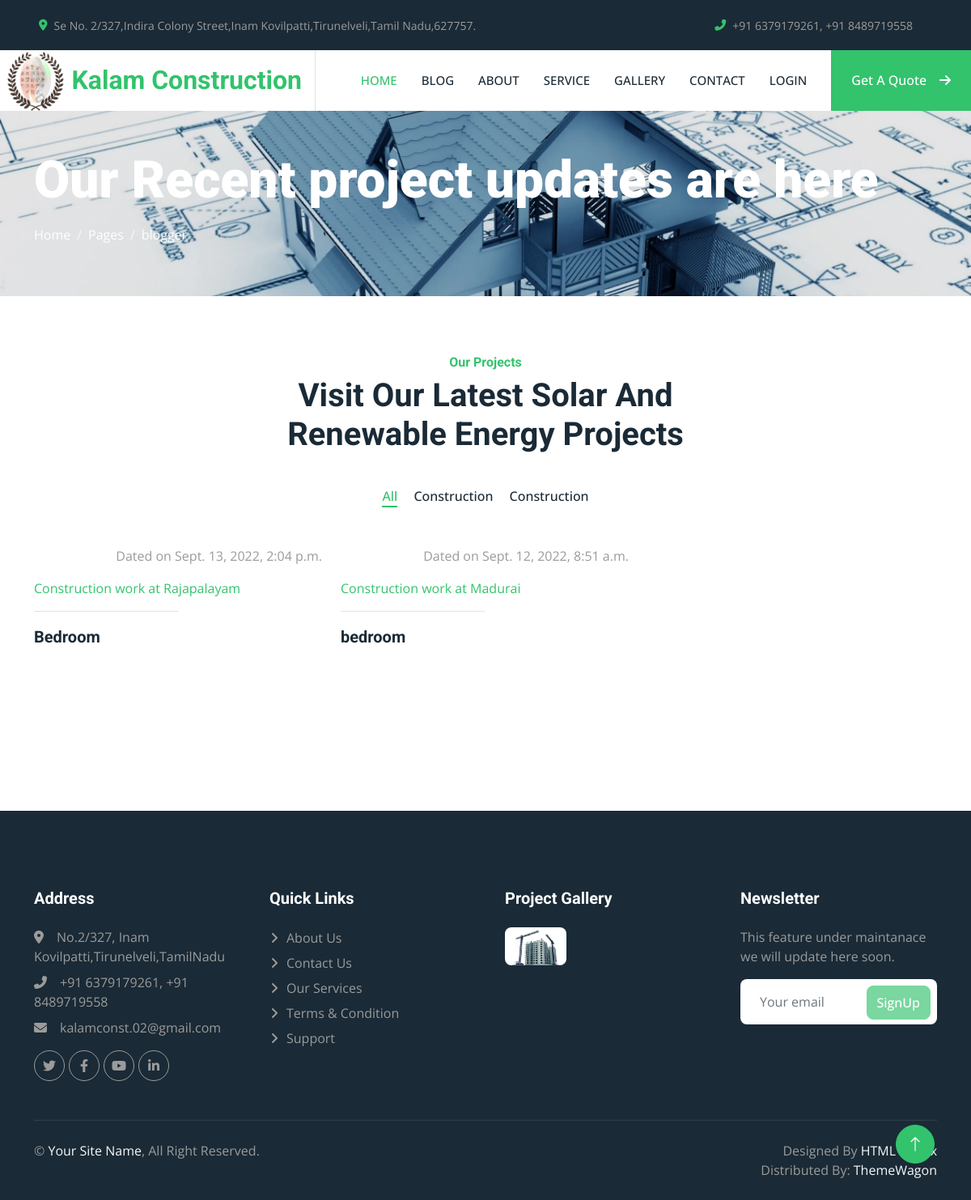
The app's page /blog, older data.
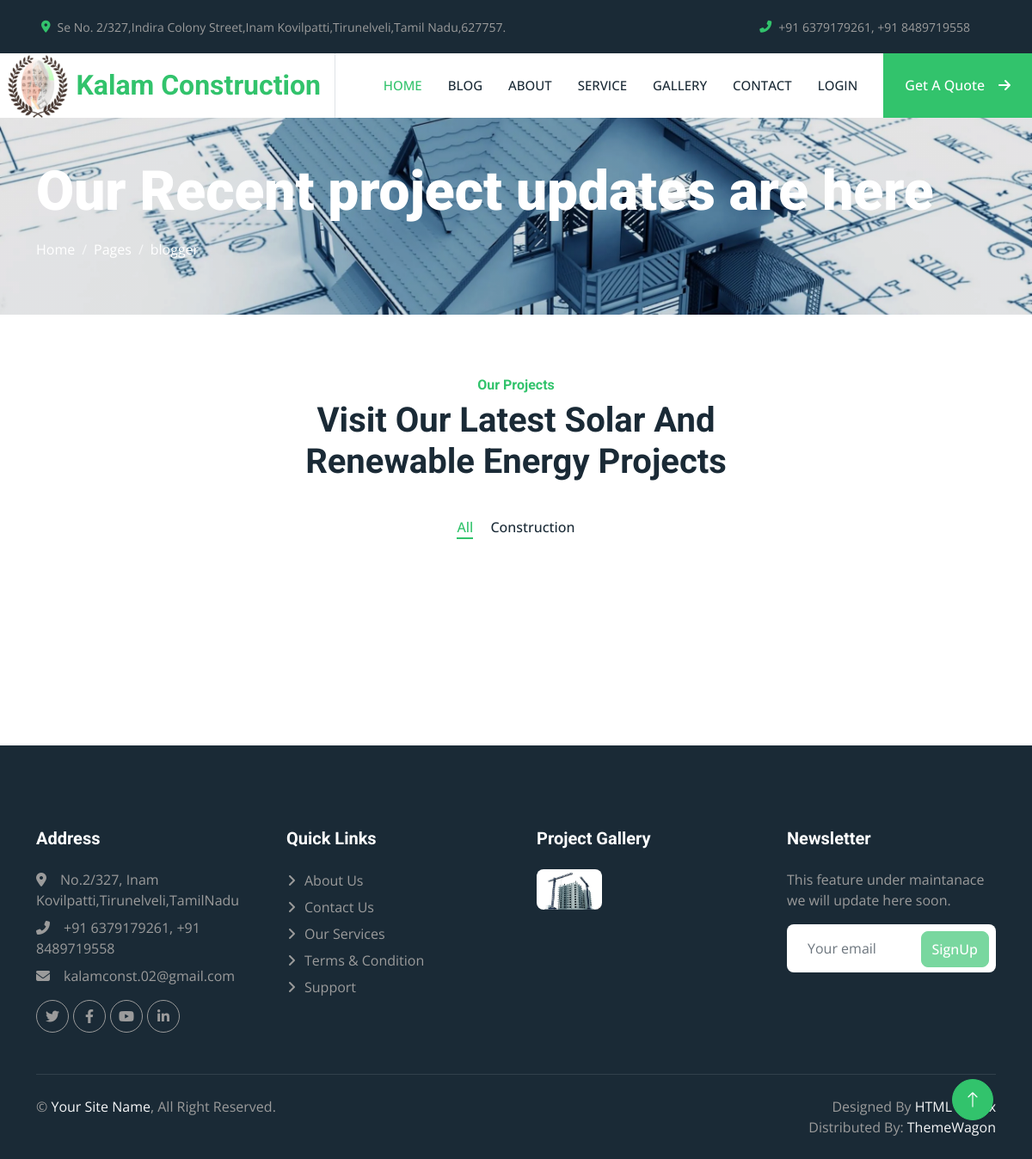
The same page, newer data.
### app/models.py (models this page shows, shortened)
class ProjectCategory(models.Model):
    pname=models.CharField('Project Name', max_length=50,null=False,blank=False)
    ppic=models.ImageField(upload_to=getFileName,null=True,blank=True)
    pdescription=models.TextField(max_length=500)
    icon=models.CharField('Icon', max_length=50,null=True,blank=False)
    add_home=models.BooleanField(null=True,blank=False)
    class Meta:
        verbose_name = _("Project Category")
        verbose_name_plural = _("Project Categories")

class Blog(models.Model):
    title=models.CharField(max_length=100)
    category=models.ForeignKey(ProjectLocations, on_delete=models.CASCADE)
    site_pic=models.ImageField(upload_to=getFileName,null=True,blank=False)
    updates= models.TextField(max_length=500,null=True,blank=False)
    posted_by=models.ForeignKey(User, on_delete=models.CASCADE,related_name='posted_by_user',null=True,blank=True) #for same type of foreign key we should use 'related_name'
    updated_by=models.ForeignKey(User, on_delete=models.CASCADE,related_name='updated_by_user',null=True,blank=True) #for same type of foreign key we should use 'related_name'
    created_at=models.DateTimeField(auto_now_add=True)
    updated_at=models.DateTimeField(auto_now_add=True)

class ProjectLocations(models.Model):
    location=models.CharField(max_length=50,null=True,blank=False)
    project=models.ForeignKey(ProjectCategory, on_delete=models.CASCADE)
    site_pic=models.ImageField(upload_to=getFileName,null=True,blank=False)
    engineer=models.ForeignKey(Employee, on_delete=models.CASCADE)
    is_completed=models.BooleanField(null=True,blank=False)
    def __str__(self):
        return self.project.pname + ' work at '+ self.location

### app/views.py (the view)
# urls.py: path("blog", views.blog, name="blog"),
def blog(request):
    myform=BlogPostForm()
    if request.method=='GET':
        post=Blog.objects.all().order_by('-id')
        projects=ProjectCategory.objects.all()
        context={
            'data':post,
            'data2':myform,
            'data3':projects
        }
        return render(request, "blog.html",context)

### templates/blog.html (shortened to what this page needs)
{% extends 'base/pageheader.html' %}
{% load static %}
{% block page_header %} Our Recent project updates are here{% endblock page_header %}
{% block page_header_name %} blogger{% endblock page_header_name %}
{% block content2 %}
<div class="container-xxl py-5">
  <div class="container">
    {% if user.is_authenticated %}
    <div class="row justify-content-center align-items-center g-2 border border-warning">
        <h3 class="h3 text-center text-danger">**important**</h3><hr>
        <div class="col-4">
            <img class="img-thumbnail" src="{% static 'asserts/img/4x3image.jpg' %}" alt="3:4">
        </div><br/>
        <div class="col-8 ">
            <h4 class="h5 text-warning"> &nbsp;* While uploading <b>Project pictures</b> please make sure your picture should be is <b>4:3</b> in landscape.
                <br>&nbsp;* If not please crop it for better viewing Experience...</h5><br>
            <h3 class="text-center text-warning"> Thank you !! </h3>
        </div>
    </div><br/>
    <br/>
        {% include 'blogpost.html' %}
    {% else %}
        <div class="text-center mx-auto mb-5 wow fadeInUp" data-wow-delay="0.1s" style="max-width: 600px;">
            <h6 class="text-primary">Our Projects</h6>
            <h1 class="mb-4">Visit Our Latest Solar And Renewable Energy Projects</h1>
        </div>
    {% endif %}
      <div class="row mt-n2 wow fadeInUp" data-wow-delay="0.3s">
          <div class="col-12 text-center">
              <ul class="list-inline mb-5" id="portfolio-flters">
                  <li class="mx-2 active" data-filter="*">All</li>
                  {% for i in data3  %}
                        <li class="mx-2" data-filter=".first{{ i.id }}">{{ i.pname }}</li>
                  {% endfor %}
              </ul>
          </div>
      </div>
      <div class="row portfolio-container" data-wow-delay="0.5s">
        {% for i in data %}
          <div class="col-lg-4 col-md-6 wow fadeInUp portfolio-item first{{ i.category.project.id }}" data-wow-delay="0.{{ forloop.counter }}s">
              <div class="portfolio-img rounded overflow-hidden"><span class="float-end">Dated on {{ i.created_at }}</span>
              </div>
              <div class="pt-3">
                  <p class="text-primary mb-0">  {{ i.category }} </p>
                  <hr class="text-primary w-50">
                  <h5 class="lh-base">{{ i.title }}</h5>
              </div>
          </div>
          {% endfor %}
      </div>
  </div>
</div><br>
<br>
<br>
<br>
{% endblock content2%}

### templates/base/pageheader.html (shortened to what this page needs)
{% extends 'base/main.html' %}
{% block content %}
<div class="container-fluid page-header py-4 mb-4">
    <div class="container py-4">
        <h1 class="display-3 text-white mb-3 animated slideInDown">{% block page_header %}{% endblock page_header %}</h1>
        <nav aria-label="breadcrumb animated slideInDown">
            <ol class="breadcrumb">
                <li class="breadcrumb-item"><a class="text-white" href="#">Home</a></li>
                <li class="breadcrumb-item"><a class="text-white" href="#">Pages</a></li>
                <li class="breadcrumb-item text-white active" aria-current="page">{% block page_header_name %}{% endblock page_header_name %}</li>
            </ol>
        </nav>
    </div>
    </div>
        {% block content2 %}
        {% endblock content2 %}
{% endblock content %}

### templates/base/main.html (shortened to what this page needs)
{% load static %}
<!DOCTYPE html>
<html lang="en">
<head>
    <link href="https://cdnjs.cloudflare.com/ajax/libs/font-awesome/6.2.0/css/all.min.css" rel="stylesheet">
    <link href="https://cdnjs.cloudflare.com/ajax/libs/font-awesome/6.2.0/css/all.min.css" rel="stylesheet">
    <link rel="stylesheet" href="https://cdn.jsdelivr.net/npm/bootstrap-icons@1.9.1/font/bootstrap-icons.css">
    <link href="{% static 'asserts/lib/animate/animate.min.css' %}" rel="stylesheet">
    <link href="{% static 'asserts/lib/owlcarousel/assets/owl.carousel.min.css' %}" rel="stylesheet">
    <link href="{% static 'asserts/lib/lightbox/css/lightbox.min.css" rel="stylesheet' %}">
    <link href="{% static 'asserts/css/bootstrap.min.css' %}" rel="stylesheet">
    <link href="{% static 'asserts/css/style.css' %}" rel="stylesheet">
</head>
<body>
    {% include 'base/topbar.html' %}
    {% include 'base/navbar.html' %}
    {% block content %}
    {% endblock content %}
    {% include 'base/footer.html' %}
    <a href="#" class="btn btn-lg btn-primary btn-lg-square rounded-circle back-to-top"><i class="bi bi-arrow-up"></i></a>
</body>
</html>

### templates/base/topbar.html (shortened to what this page needs)
<div class="container-fluid bg-dark p-0">
    <div class="row gx-0 d-none d-lg-flex">
        <div class="col-lg-7 px-5 text-start">
            <div class="h-100 d-inline-flex align-items-center me-4">
                <small class="fa fa-map-marker-alt text-primary me-2"></small>
                <small>Se No. 2/327,Indira Colony Street,Inam Kovilpatti,Tirunelveli,Tamil Nadu,627757.</small>
            </div>
            <div class="h-100 d-inline-flex align-items-center">
                <small>Sun - Sat : 08.00 AM - 06.00 PM</small>
            </div>
        </div>
        <div class="col-lg-5 px-5 text-end">
            <div class="h-100 d-inline-flex align-items-center me-4">
                <small class="fa fa-phone-alt text-primary me-2"></small>
                <small>+91 6379179261, +91 8489719558</small>
            </div>
            <div class="h-100 d-inline-flex align-items-center mx-n2">
                <a class="btn btn-square btn-link rounded-0 border-0 border-end border-secondary" href="https://www.facebook.com/profile.php?id=100081637805574"></a>
                <a class="btn btn-square btn-link rounded-0 border-0 border-end border-secondary" href="https://twitter.com/KALAMCONSTRUCT2?t=molKVFXF7WeBZ76op0XZNQ&s=09"></a>
                <a class="btn btn-square btn-link rounded-0 border-0 border-end border-secondary" href=""></a>
                <a class="btn btn-square btn-link rounded-0" href="https://www.instagram.com/kalamconst02/"></a>
            </div>
        </div>
    </div>
</div>

### templates/base/navbar.html (shortened to what this page needs)
{% load static %}
{% if user.role == "ADMIN" %}
    <nav class="navbar navbar-dark bg-dark justify-content-center sticky-top p-0">
        <ul class="nav justify-content-center">
            <li class="nav-item">
            <a class="nav-link active" href="{% url 'adminhome' %}">Admin Home</a>
            </li>
            <li class="nav-item">
            <a class="nav-link" href="{% url 'admins' %}">Admins</a>
            </li>
            <li class="nav-item">
            <a class="nav-link" href="{% url 'employees' %}">Employees</a>
            </li>
            <li class="nav-item">
                <a class="nav-link" href="{% url 'projectcategories' %}">Projects</a>
            </li>
            <li class="nav-item">
                <a class="nav-link" href="{% url 'locations' %}">Locations</a>
            </li>
            <li class="nav-item">
                <a href="{% url 'django' %}" class="nav-item nav-link disabled" target="_blank">django Admin</a>        </li>
        </ul>
    </nav>
    <nav class="navbar navbar-expand-lg bg-white navbar-light">
{% else %}
    <nav class="navbar navbar-expand-lg bg-white navbar-light sticky-top p-0">
{% endif %}
        <a href="{% url 'home' %}" class="navbar-brand d-flex align-items-center border-end px-2 px-lg-2">
            <img class="card-img-top" src="{% static 'asserts/img/KalamConstruction-Logo.jpeg' %}" height="75px" alt="Kalam-const-logo"><h2 class="m-2 text-primary">Kalam Construction</h2>
        </a>
        <div class="collapse navbar-collapse" id="navbarCollapse">
            <div class="navbar-nav ms-auto p-4 p-lg-0">
                <a href="{% url 'home' %}" class="nav-item nav-link active">Home</a>
                <a href="{% url 'blog' %}" class="nav-item nav-link">Blog</a>
                <a href="{% url 'about' %}" class="nav-item nav-link">About</a>
                <a href="{% url 'services' %}" class="nav-item nav-link">Service</a>
                <a href="" class="nav-item nav-link">Gallery</a>
                <a href="{% url 'contactus' %}" class="nav-item nav-link">Contact</a>
                {% if user.is_authenticated %}
                    <a href="{% url 'logout' %}" class="nav-item nav-link">Logout</a>
                {% else %}
                    <a href="{% url 'login' %}" class="nav-item nav-link">Login</a>
                {% endif %}
            </div>
            <a href="" class="btn btn-primary rounded-0 py-4 px-lg-4 d-none d-lg-block">Get A Quote<i class="fa fa-arrow-right ms-3"></i></a>
        </div>
    </nav>

### templates/base/footer.html (shortened to what this page needs)
{% load static %}
<div class="container-fluid bg-dark text-body footer mt-5 pt-5 wow fadeIn" data-wow-delay="0.50s">
    <div class="container py-5">
        <div class="row g-5">
            <div class="col-lg-3 col-md-6">
                <h5 class="text-white mb-4">Address</h5>
                <p class="mb-2"><i class="fa fa-map-marker-alt me-3"></i>No.2/327, Inam Kovilpatti,Tirunelveli,TamilNadu</p>
                <p class="mb-2"><i class="fa fa-phone-alt me-3"></i>+91 6379179261, +91 8489719558
                </p>
                <p class="mb-2"><i class="fa fa-envelope me-3"></i>kalamconst.02@gmail.com</p>
                <div class="d-flex pt-2">
                    <a class="btn btn-square btn-outline-light btn-social" href=""><i class="fab fa-twitter"></i></a>
                    <a class="btn btn-square btn-outline-light btn-social" href=""><i class="fab fa-facebook-f"></i></a>
                    <a class="btn btn-square btn-outline-light btn-social" href=""><i class="fab fa-youtube"></i></a>
                    <a class="btn btn-square btn-outline-light btn-social" href=""><i class="fab fa-linkedin-in"></i></a>
                </div>
            </div>
            <div class="col-lg-3 col-md-6">
                <h5 class="text-white mb-4">Quick Links</h5>
                <a class="btn btn-link" href="">About Us</a>
                <a class="btn btn-link" href="">Contact Us</a>
                <a class="btn btn-link" href="">Our Services</a>
                <a class="btn btn-link" href="">Terms & Condition</a>
                <a class="btn btn-link" href="">Support</a>
            </div>
            <div class="col-lg-3 col-md-6">
                <h5 class="text-white mb-4">Project Gallery</h5>
                <div class="row g-2">
                    <div class="col-4">
                        <img class="img-fluid rounded" src="{% static 'asserts/img/gallery-1.jpg' %}" alt="">
                    </div>
                    <div class="col-4">
                    </div>
                    <div class="col-4">
                    </div>
                    <div class="col-4">
                    </div>
                    <div class="col-4">
                    </div>
                    <div class="col-4">
                    </div>
                </div>
            </div>
            <div class="col-lg-3 col-md-6">
                <h5 class="text-white mb-4">Newsletter</h5>
                <p>This feature under maintanace we will update here soon.</p>
                <div class="position-relative mx-auto" style="max-width: 400px;">
                    <input class="form-control border-0 w-100 py-3 ps-4 pe-5" type="text" placeholder="Your email">
                    <button type="button" class="btn btn-primary py-2 position-absolute top-0 end-0 mt-2 me-2 disabled">SignUp</button>
                </div>
            </div>
        </div>
    </div>
    <div class="container">
        <div class="copyright">
            <div class="row">
                <div class="col-md-6 text-center text-md-start mb-3 mb-md-0">
                    &copy; <a href="#">Your Site Name</a>, All Right Reserved.
                </div>
                <div class="col-md-6 text-center text-md-end">
                    Designed By <a href="https://htmlcodex.com">HTML Codex</a>
                    <br>Distributed By: <a href="https://themewagon.com" target="_blank">ThemeWagon</a>
                </div>
            </div>
        </div>
    </div>
</div>

Row changes from the older to the newer data that the page shows:
removed ProjectCategory: pname "Construction"
removed Blog: created_at "Sept. 13, 2022, 2:04 p.m.", category "Construction work at Rajapalayam", title "Bedroom"
removed Blog: created_at "Sept. 12, 2022, 8:51 a.m.", category "Construction work at Madurai", title "bedroom"
